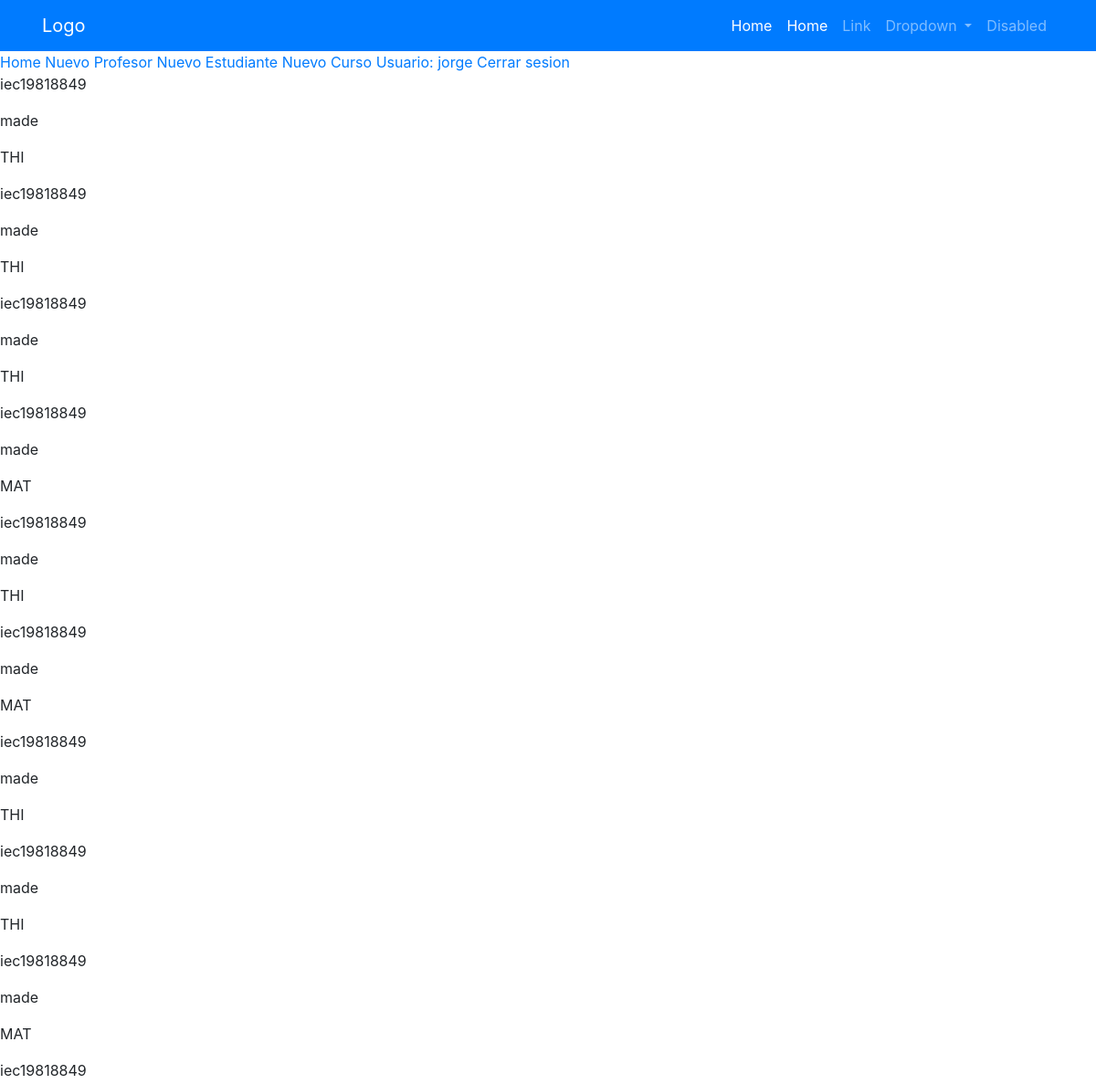
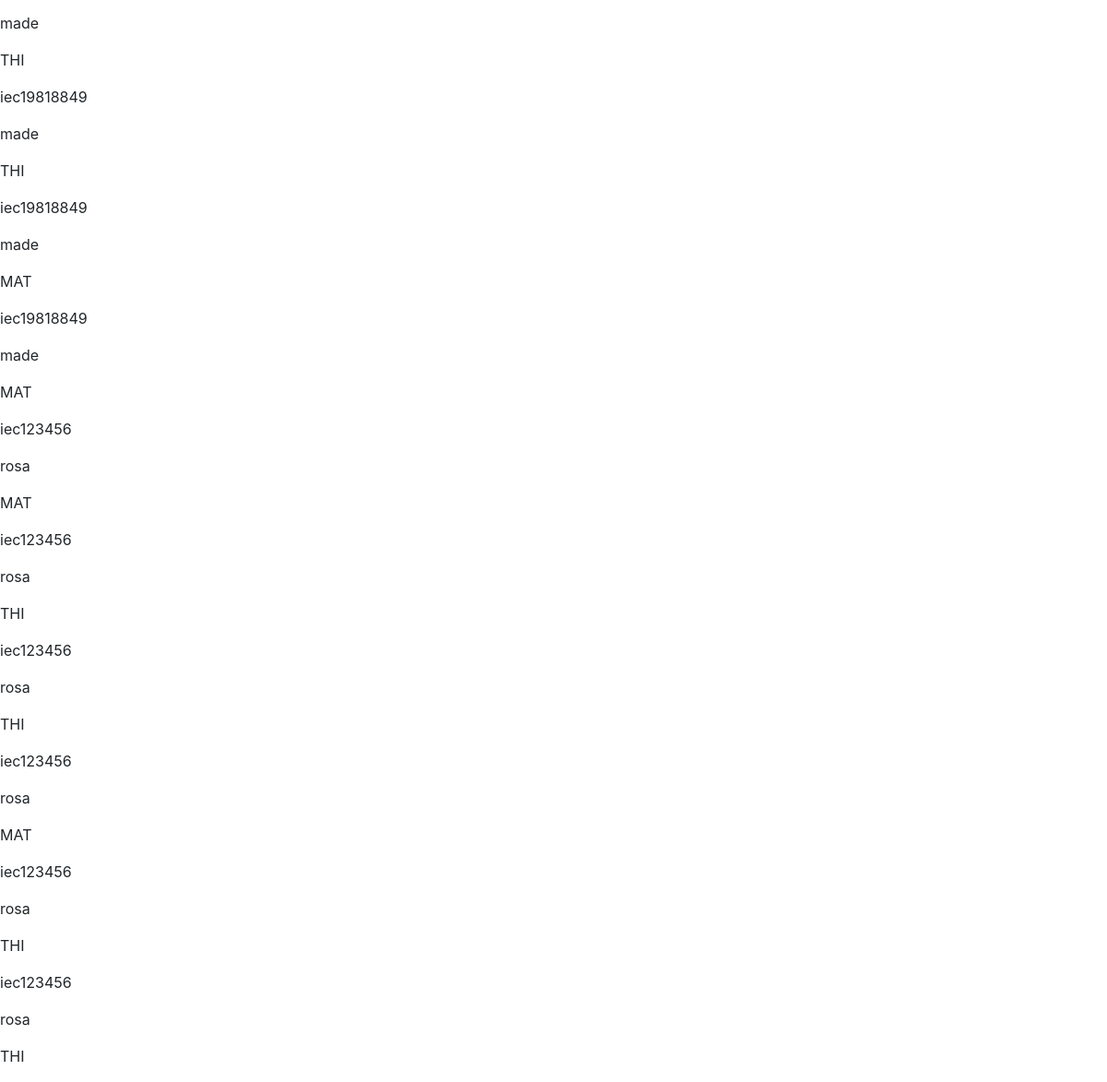
The app's page /listcourses/ (signed in) with its own data (2 pictures, top to bottom).
### core/models.py (models this page shows, shortened)
class Person(AbstractUser):
    adress = models.CharField(max_length=100)
    cellphone = models.IntegerField()
    phone = models.IntegerField()
    dni = models.CharField(max_length=100)
    student = 'student'
    teacher = 'teacher'
    type_user_options = (
        (student, 'student'),
        (teacher, 'teacher'),
    )
    type_user = models.CharField(max_length=30, choices=type_user_options)

class Student_inscription(models.Model):
    seccion = models.ForeignKey(Course, models.PROTECT)
    student_exp = models.CharField(max_length=30)
    student_name = models.CharField(max_length=30)

### core/views.py (the view)
# urls.py: path('listcourses/',views.ListCourses.as_view(),name = 'listcourses'),
class ListCourses(ListView):
    model = Student_inscription
    template_name = 'student/student_inscription_list.html'

### core/Backend.py (called while the page is built)
    def get_user(self, user_id):
        try:
            return Person.objects.get(id=user_id)
        except:
            return None

### templates/student/student_inscription_list.html
{% extends 'Base.html' %}
{% block content %}
{% for item in object_list %}
    <p>{{ item.student_exp }}</p>
    <p>{{ item.student_name }}</p>
    <p>{{ item.seccion_id }}</p>
{% endfor %}
{% endblock %}

### templates/Menu.html (shortened to what this page needs)
{% if user.is_authenticated %}
<a href="{% url 'core:home' %}">Home</a>
{% endif %}
{% if user.type_user == 'teacher' %}
    <a href="{% url 'core:new_teacher' %}">Nuevo Profesor</a>
    <a href="{% url 'core:new_student' %}">Nuevo Estudiante</a>
    <a href="{% url 'core:new_course' %}">Nuevo Curso</a>
{% endif %}
{% if user.is_authenticated %}
    <a href="#">Usuario: {{ user.first_name }}</a>
    <a href="{% url 'core:logout' %}">Cerrar sesion</a>
{% endif %}

### records on screen
Person: first_name "jorge"
Student_inscription: student_exp "iec19818849", student_name "made", seccion_id "THI"
Student_inscription: student_exp "iec19818849", student_name "made", seccion_id "THI"
Student_inscription: student_exp "iec19818849", student_name "made", seccion_id "THI"
Student_inscription: student_exp "iec19818849", student_name "made", seccion_id "MAT"
Student_inscription: student_exp "iec19818849", student_name "made", seccion_id "THI"
Student_inscription: student_exp "iec19818849", student_name "made", seccion_id "MAT"
Student_inscription: student_exp "iec19818849", student_name "made", seccion_id "THI"
Student_inscription: student_exp "iec19818849", student_name "made", seccion_id "THI"
Student_inscription: student_exp "iec19818849", student_name "made", seccion_id "MAT"
Student_inscription: student_exp "iec19818849", student_name "made", seccion_id "THI"
Student_inscription: student_exp "iec19818849", student_name "made", seccion_id "THI"
Student_inscription: student_exp "iec19818849", student_name "made", seccion_id "MAT"
Student_inscription: student_exp "iec19818849", student_name "made", seccion_id "MAT"
Student_inscription: student_exp "iec123456", student_name "rosa", seccion_id "MAT"
Student_inscription: student_exp "iec123456", student_name "rosa", seccion_id "THI"
Student_inscription: student_exp "iec123456", student_name "rosa", seccion_id "THI"
Student_inscription: student_exp "iec123456", student_name "rosa", seccion_id "MAT"
Student_inscription: student_exp "iec123456", student_name "rosa", seccion_id "THI"
Student_inscription: student_exp "iec123456", student_name "rosa", seccion_id "THI"
